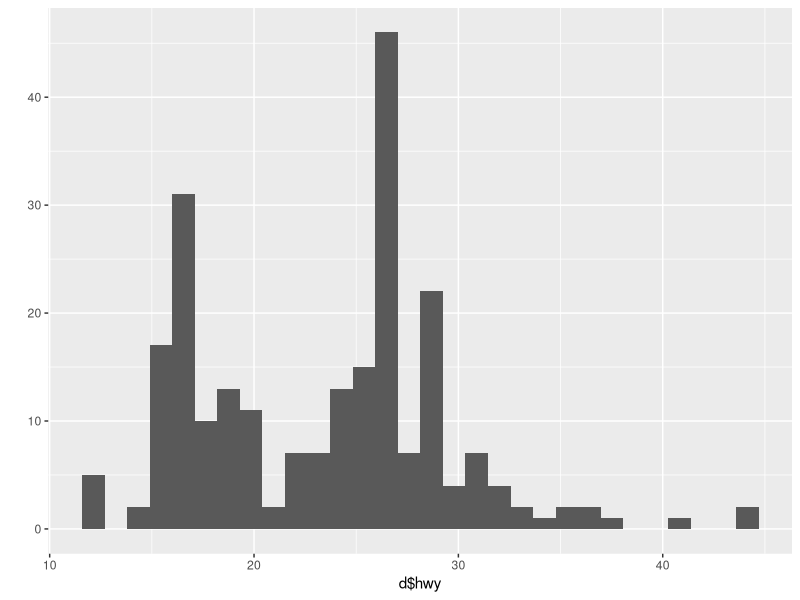
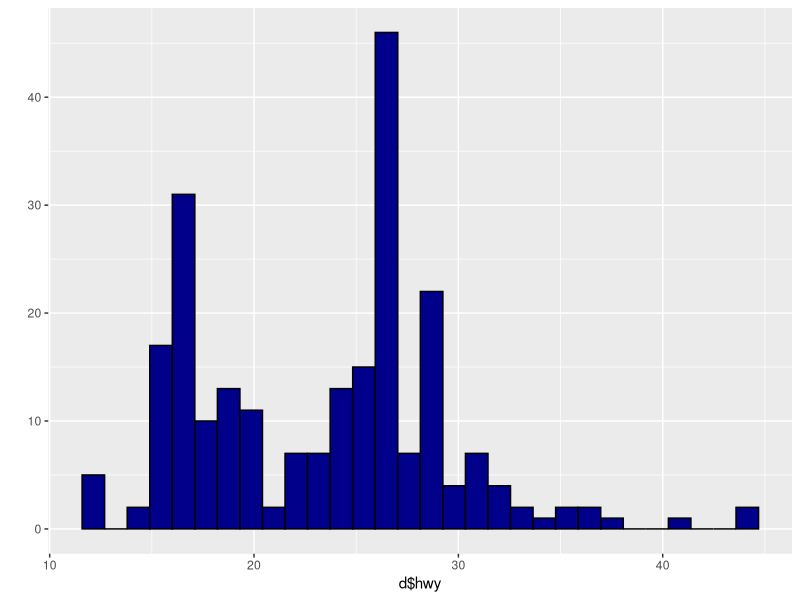
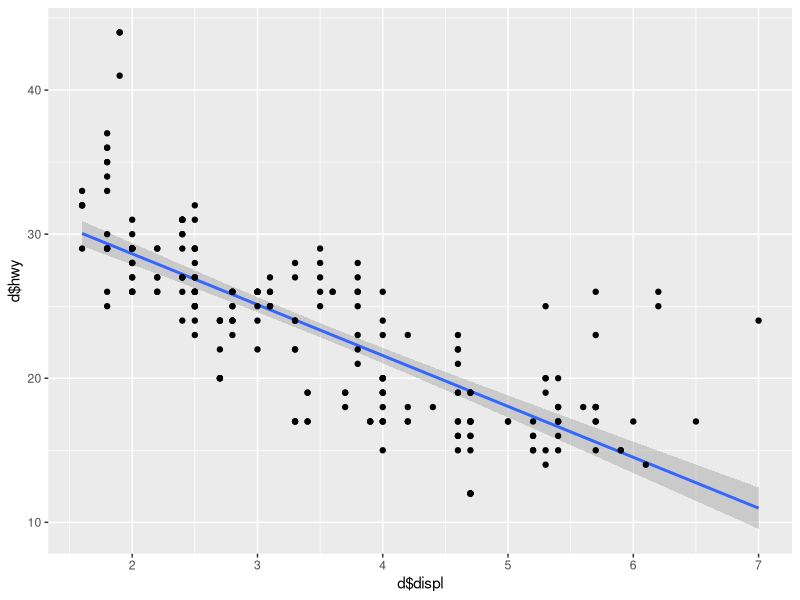
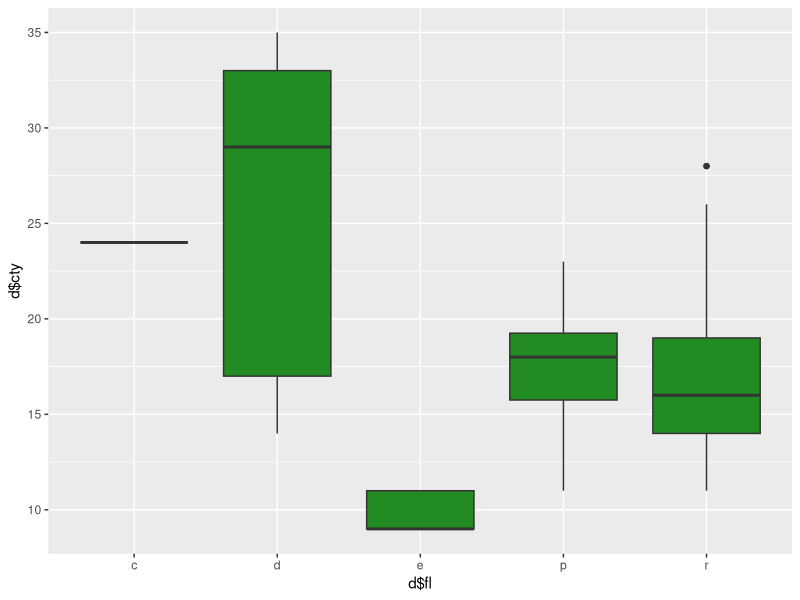
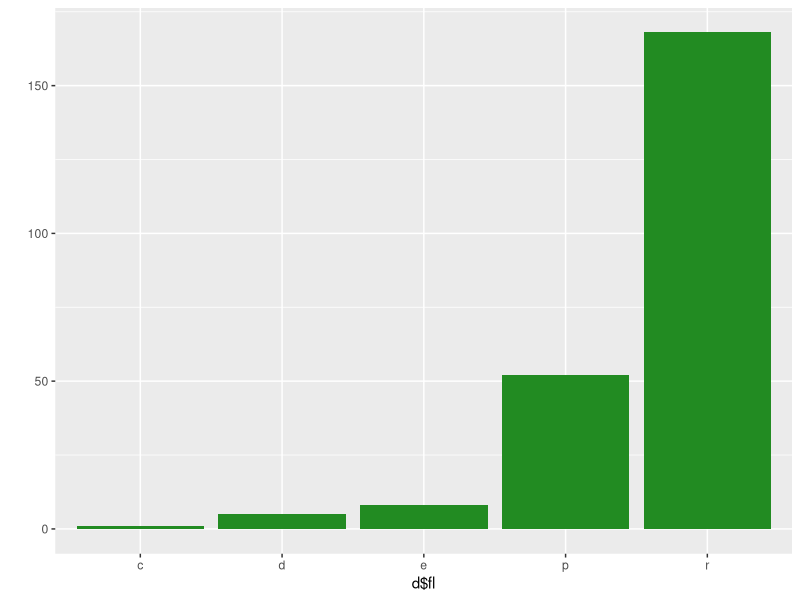
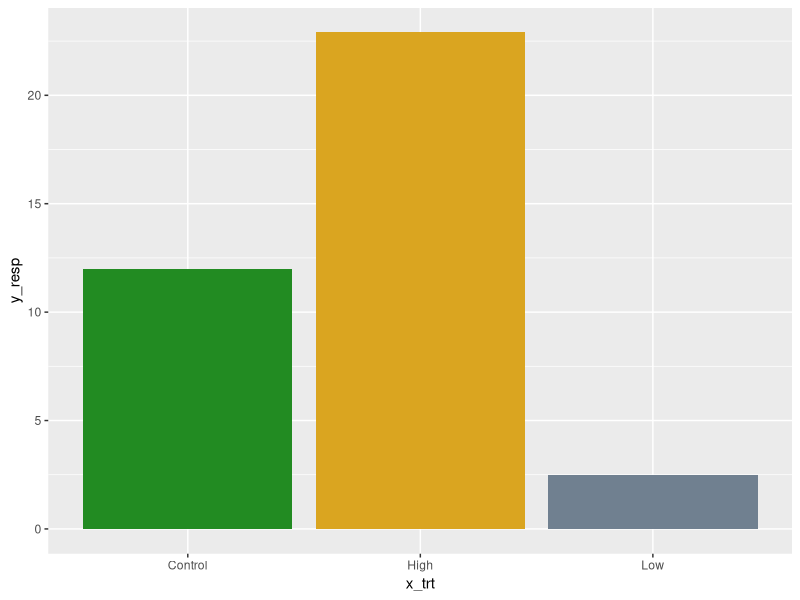
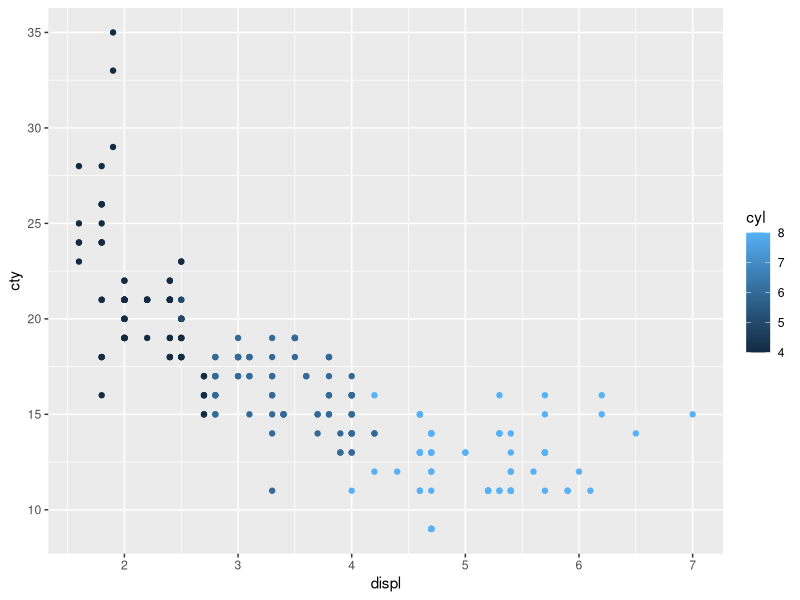
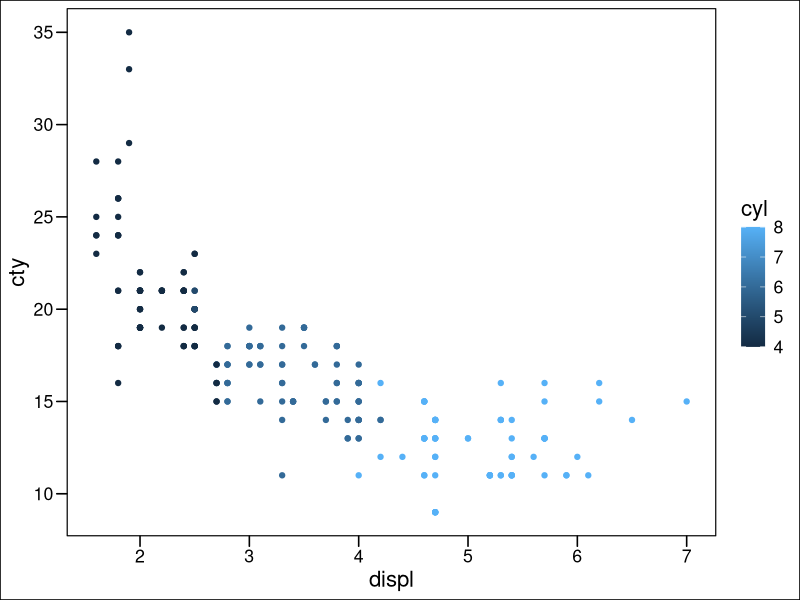

Generate these figures, in order, with R:
#### ggplot2
#### 24 Jan 2023
#### DG

library(ggplot2)
library(ggthemes)
library(patchwork)

#### Template for ggplot code
### ggplot(data=<DATA>, mapping  aes(x = xVar, y = yVar)) + 
### <GEOM FUNCTION> ##geom_boxplot()
### print(p1)

#### Load in a built in dataset
d <- mpg
str(mpg)

library(dplyr)
glimpse(d)

#### qplot: quick, plotting
qplot(x=d$hwy)

# histogram
qplot(x=d$hwy, fill = I("darkblue"), color = I("black"))

# scatterplot
qplot(x=d$displ, y=d$hwy, geom=c("smooth", "point"), method="lm")

# boxplot
qplot(x=d$fl, y=d$cty, geom="boxplot", fill=I("forestgreen"))

# barplot
qplot(x=d$fl, geom="bar", fill=I("forestgreen"))

### Create some data(specified counts)
x_trt <- c("Control", "Low", "High")
y_resp <- c(12, 2.5, 22.9)
qplot(x=x_trt, y=y_resp, geom="col", fill=I(c("forestgreen", "slategray", "goldenrod")))

#### ggplot: uses dataframes instead of vectors

p1 <- ggplot(data=d, mapping=aes(x=displ, y=cty, color = cyl)) + geom_point()
p1

p1 + theme_base()
p1 + theme_bw()
p1 + theme_classic()
p1 + theme_linedraw()
p1 + theme_dark()

p2 <- ggplot(data=d, aes(x=fl, fill=fl)) + 
  geom_bar()
p2 + coord_flip()

# theme modifications
p3 <- ggplot(data=d, aes(x=displ, y=cty)) +
  geom_point(size=7, shape=21, color="magenta", fill="black") +
  xlab("Count") +
  ylab("Fuel") +
  labs(title="My title here", subtitle="my subtitle goes here") #x=/y= axis
p3 + xlim(1,10) +
  ylim(0,35)

library(viridis)
colVirds <- viridis(7, option = "magma")
ggplot(data = d, aes(x=class, y=hwy, fill=class)) + geom_boxplot() +
  scale_fill_manual(values=colVirds)
